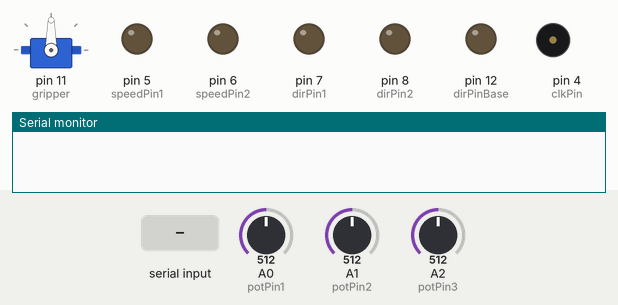
This sketch was run on a simulated Arduino Uno, built with avr-gcc and run on an emulated ATmega328P. Parts: servo, output pins drawn as LEDs (lit = HIGH), buzzer (waves = sounding), the last lines printed to the serial monitor. The inputs (shaded band) are chosen by the test bench; at power-on: A0 (potPin1) = 512, A1 (potPin2) = 512, A2 (potPin3) = 512.

Above: at 1.2 s.
1.3 s: "here2\n" received over Serial
At 2.6 s:
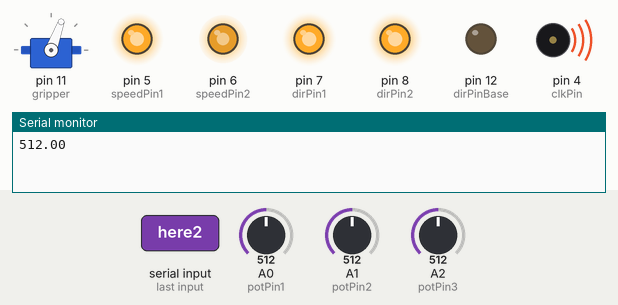
Timing chart, 0 to 4.3 s (numbered marks = the images above; inputs shaded):
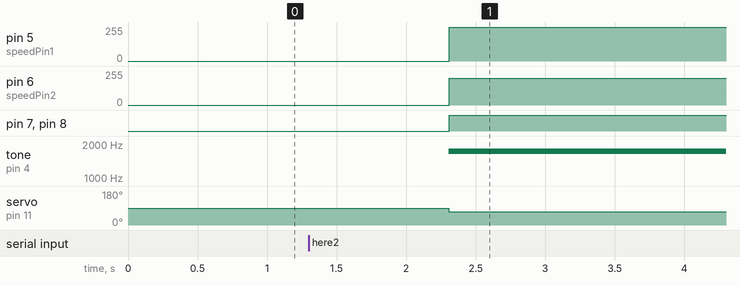

The sketch:

linear_actuator_test.ino
```cpp
#include <Servo.h>
#define dirPin1  7 //dir1 elbow
#define dirPin2 8 //dir2 shoulder
#define speedPin1 5 //pwm1
#define speedPin2 6 //pwm2 10
#define clkPin 4
#define dirPinBase 12
#define servoPin 11
/*
 * Elbow LA:
 *    dirPin1:  HIGH = moving down
 *              LOW  = moving up
 *    max value: 872 --extended - 884
 *    min value: 677 -- retracted - 633
 * Shoulder LA:
 *    dirPin2:  HIGH = moving up
 *              LOW = moving down
 *    min value:190 --retracted -127 (11/9)
 *    max value: 430 --extended - 354
 */
const int potPin1 = A0;
const int potPin2 = A1;
const int potPin3 = A2;
const int SPEED = 100;
const int ELBOW_MAX = 839; //old 884
const int ELBOW_MIN = 602; // old 633
const int SHOULDER_MAX = 358; // old 354
const int SHOULDER_MIN = 198; // old 190
const int BASE_MAX = 1023;
const int BASE_MIN = 284; // old==300
const int BASE_SAFE_MIN = 349;// old==365;
const int BASE_SAFE_MAX = 1000;

const int E_max = ELBOW_MIN;
const int E_min = ELBOW_MAX;
const int S_max = SHOULDER_MIN;
const int S_min = SHOULDER_MAX;
const int B_max = BASE_MIN;
const int B_min = BASE_MAX;


const float thetaE_max = 151.7;
const float thetaE_min = 43.7;
const float thetaE_range = thetaE_max-thetaE_min;
const float thetaS_max = 64.8;
const float thetaS_min = 28.9;
const float thetaS_range = thetaS_max-thetaS_min;
const float thetaB_min = 0;
const float thetaB_max = 180;
const float thetaB_range = thetaB_max-thetaB_min;
const int E_range = E_max-E_min;
const int S_range = S_max-S_min;
const int B_range = B_max-B_min;

float prev_B_val = 0;
int input = 0;
int goal_posE = 700;
int goal_posS = 300;
int goal_posB = 100;
int dir1_val = 1; //0 is LOW
int dir2_val = 1;
int speedE_val = SPEED;
int speedS_val = SPEED;
Servo gripper;
//float thetaS_deg = 45;
//float thetaE_deg = 45;
int gripper_max = 134;
int gripper_min = 70;
int gripper_range = gripper_max-gripper_min;
float buffer[4];
void setup() {

  pinMode(dirPin2, OUTPUT);
  pinMode(dirPin1, OUTPUT);
  pinMode(speedPin1, OUTPUT);
  pinMode(speedPin2, OUTPUT);
  pinMode(dirPinBase, OUTPUT);
  Serial.begin(9600);
  gripper.attach(11);
}
/*
TODO:
 take ten pot values average value is best approx
*/

void loop() {
  //Seria l.print("here");

if (!Serial.available() ) {
  // Serial.println(Serial.available());
   delay(1);
   return;
 }

 Serial.readBytes((char*)buffer, 16);
//Serial.println("here2");


// Serial.println(buffer[0]);
// Serial.println(buffer[1]);
// Serial.println(buffer[2]);
// Serial.println();

 float base_angle = buffer[0];
 float thetaE_deg = buffer[1];
 float thetaS_deg = buffer[2];
 float pinch      = buffer[3]; // % of hand closed, from 0.0 (fully open) to 1.0 (fully closed)


 if( thetaE_deg<thetaE_max && thetaE_deg>thetaE_min && thetaS_deg<thetaS_max && thetaS_deg>thetaS_min){
     goal_posE = (thetaE_deg-thetaE_min)*(E_range/thetaE_range)+E_min;
     goal_posS = (thetaS_deg-thetaS_min)*(S_range/thetaS_range)+S_min;
     goal_posB = (base_angle-thetaB_min)*(B_range/thetaB_range)+B_min;
 }

 if (pinch > 1.0) {
  pinch = 1.0;
 } else if (pinch < 0.0){
  pinch = 0.0;
 }
 //Serial.println(pinch);
 gripper.write(pinch*gripper_range+70);


 //////////////////////DO NOT EDIT BELOW HERE//////////////////////////
 int posE = analogRead(potPin1);
 int posS = analogRead(potPin2);

 float posB = 0;
 for(int i = 0; i<10;i++){
  posB +=analogRead(potPin3);
 }
 posB/=10;
 Serial.println(posB);
 //check to make sure values are in range
 if(goal_posB<BASE_SAFE_MIN){
   goal_posB = BASE_SAFE_MIN+10;
 } else if(goal_posB>BASE_SAFE_MAX){
   goal_posB = BASE_SAFE_MAX-10;
 }
if( goal_posE < ELBOW_MIN){//ELBOW_MIN
  goal_posE = 690;
} else if(goal_posE >ELBOW_MAX){//ELBOW_MAX
  goal_posE = 720;
}

if( goal_posS < SHOULDER_MIN){
  goal_posS = SHOULDER_MIN+10;
} else if(goal_posS > SHOULDER_MAX){
  goal_posS = SHOULDER_MAX-10;
}

//////////////base rotate code///////////////
int speed_B = 3000;
float diff_B = (goal_posB-posB);
float deriv_B = 0.5*abs(diff_B-prev_B_val);

float diffB = abs(diff_B)/500;
double cB = exp(diffB)/(exp(diffB)+1);

if(cB==0){cB = 0.1;}
if(abs(diff_B)<20){
  speed_B = 1500;
}
if(abs(diff_B)<2){
  noTone(clkPin);
  speed_B = 0;
} else{
 if(diff_B>=0){
  digitalWrite(dirPinBase,HIGH);
 } else{
   digitalWrite(dirPinBase,LOW);
 }

 if(posB>BASE_SAFE_MAX+5 || posB<BASE_SAFE_MIN-5){
   speed_B = 0;
   noTone(clkPin);
   return;
   //delay(4000);
 }
 prev_B_val = diff_B;

 tone(clkPin,(cB*speed_B)); //speed_B is frequency in Hz
}
//////////////////////////////////////////
int diffE = abs(posE-goal_posE)/20;
double cE = exp(diffE)/(exp(diffE)+1);
if(cE == 0){cE = 0.1;}
if(cE>=255){ cE = 255;}
if(abs(posE-goal_posE)<=1){
  speedE_val = 0;
} else if( posE>goal_posE){
  dir1_val = 0;
  speedE_val = (int)255*cE;
} else if(posE<goal_posE){
  dir1_val = 1;
  speedE_val = (int)255*cE;
}
int diffS = abs(posS-goal_posS)/20;
double cS = exp(diffS)/(exp(diffS)+1);
if(cS == 0){cS = 0.1;}
if(cS>=255){ cS = 1;}

 if(abs(posS-goal_posS)<=1){
  speedS_val = 0;
} else if(abs(posS-goal_posS)<=10){
  speedS_val = 50;
} else if( posS>goal_posS){
  dir2_val = 1;
  speedS_val = (int)200*cS;
} else if(posS<goal_posS){
  dir2_val = 0;
  speedS_val = (int)200*cS;
}


 posE = analogRead(potPin1);
 posS = analogRead(potPin2);
/////////////////////DO NOT ADD CODE HERE//////////////
if(posS >= SHOULDER_MAX && dir2_val == 0){
  speedS_val = 0;
}else if(posS<=SHOULDER_MIN && dir2_val == 1){
  speedS_val = 0;
}

digitalWrite(dirPin2,dir2_val);
analogWrite(speedPin2,speedS_val);
/////////////////////DO NOT ADD CODE HERE/////////////
if(posE >= ELBOW_MAX && dir1_val == 1){
  speedE_val = 0;
}else if(posE<=ELBOW_MIN && dir1_val == 0){
  speedE_val = 0;
}
digitalWrite(dirPin1,dir1_val);
analogWrite(speedPin1,speedE_val);
///////////////DO NOT ADD CODE BELOW THIS////////////
}
```

Measured:
- after the input at 1.3 s, pin 5 (speedPin1): 0/255 → 254/255 after 1.0 s; pin 6 (speedPin2): 0/255 → 199/255 after 1.0 s; pin 7 (dirPin1), pin 8 (dirPin2): LOW → HIGH after 1.0 s; tone on pin 4 (clkPin): silent → 1727 Hz after 1.0 s; servo on pin 11 (gripper): 90° → 70° after 1.0 s
